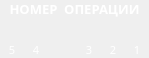
<?xml version="1.0" encoding="UTF-8"?>
<ui version="4.0">
 <class>CommandDecoderWidget</class>
 <widget class="QWidget" name="CommandDecoderWidget">
  <property name="geometry">
   <rect>
    <x>0</x>
    <y>0</y>
    <width>149</width>
    <height>58</height>
   </rect>
  </property>
  <property name="font">
   <font>
    <family>Sans Serif</family>
    <pointsize>8</pointsize>
   </font>
  </property>
  <property name="windowTitle">
   <string>CommandDecoderWidget</string>
  </property>
  <layout class="QVBoxLayout" name="verticalLayout">
   <property name="spacing">
    <number>0</number>
   </property>
   <property name="leftMargin">
    <number>0</number>
   </property>
   <property name="topMargin">
    <number>0</number>
   </property>
   <property name="rightMargin">
    <number>0</number>
   </property>
   <property name="bottomMargin">
    <number>0</number>
   </property>
   <item>
    <widget class="QLabel" name="label_38">
     <property name="palette">
      <palette>
       <active>
        <colorrole role="WindowText">
         <brush brushstyle="SolidPattern">
          <color alpha="255">
           <red>255</red>
           <green>255</green>
           <blue>255</blue>
          </color>
         </brush>
        </colorrole>
        <colorrole role="Text">
         <brush brushstyle="SolidPattern">
          <color alpha="255">
           <red>255</red>
           <green>255</green>
           <blue>255</blue>
          </color>
         </brush>
        </colorrole>
        <colorrole role="ButtonText">
         <brush brushstyle="SolidPattern">
          <color alpha="255">
           <red>255</red>
           <green>255</green>
           <blue>255</blue>
          </color>
         </brush>
        </colorrole>
       </active>
       <inactive>
        <colorrole role="WindowText">
         <brush brushstyle="SolidPattern">
          <color alpha="255">
           <red>255</red>
           <green>255</green>
           <blue>255</blue>
          </color>
         </brush>
        </colorrole>
        <colorrole role="Text">
         <brush brushstyle="SolidPattern">
          <color alpha="255">
           <red>255</red>
           <green>255</green>
           <blue>255</blue>
          </color>
         </brush>
        </colorrole>
        <colorrole role="ButtonText">
         <brush brushstyle="SolidPattern">
          <color alpha="255">
           <red>255</red>
           <green>255</green>
           <blue>255</blue>
          </color>
         </brush>
        </colorrole>
       </inactive>
       <disabled>
        <colorrole role="WindowText">
         <brush brushstyle="SolidPattern">
          <color alpha="255">
           <red>106</red>
           <green>104</green>
           <blue>100</blue>
          </color>
         </brush>
        </colorrole>
        <colorrole role="Text">
         <brush brushstyle="SolidPattern">
          <color alpha="255">
           <red>106</red>
           <green>104</green>
           <blue>100</blue>
          </color>
         </brush>
        </colorrole>
        <colorrole role="ButtonText">
         <brush brushstyle="SolidPattern">
          <color alpha="255">
           <red>106</red>
           <green>104</green>
           <blue>100</blue>
          </color>
         </brush>
        </colorrole>
       </disabled>
      </palette>
     </property>
     <property name="font">
      <font>
       <family>Sans Serif</family>
       <pointsize>10</pointsize>
       <weight>75</weight>
       <bold>true</bold>
      </font>
     </property>
     <property name="text">
      <string>НОМЕР  ОПЕРАЦИИ</string>
     </property>
     <property name="alignment">
      <set>Qt::AlignCenter</set>
     </property>
    </widget>
   </item>
   <item>
    <layout class="QGridLayout" name="gridLayout">
     <property name="spacing">
      <number>0</number>
     </property>
     <item row="1" column="5">
      <widget class="QLabel" name="label_39">
       <property name="palette">
        <palette>
         <active>
          <colorrole role="WindowText">
           <brush brushstyle="SolidPattern">
            <color alpha="255">
             <red>255</red>
             <green>255</green>
             <blue>255</blue>
            </color>
           </brush>
          </colorrole>
          <colorrole role="Text">
           <brush brushstyle="SolidPattern">
            <color alpha="255">
             <red>255</red>
             <green>255</green>
             <blue>255</blue>
            </color>
           </brush>
          </colorrole>
          <colorrole role="ButtonText">
           <brush brushstyle="SolidPattern">
            <color alpha="255">
             <red>255</red>
             <green>255</green>
             <blue>255</blue>
            </color>
           </brush>
          </colorrole>
         </active>
         <inactive>
          <colorrole role="WindowText">
           <brush brushstyle="SolidPattern">
            <color alpha="255">
             <red>255</red>
             <green>255</green>
             <blue>255</blue>
            </color>
           </brush>
          </colorrole>
          <colorrole role="Text">
           <brush brushstyle="SolidPattern">
            <color alpha="255">
             <red>255</red>
             <green>255</green>
             <blue>255</blue>
            </color>
           </brush>
          </colorrole>
          <colorrole role="ButtonText">
           <brush brushstyle="SolidPattern">
            <color alpha="255">
             <red>255</red>
             <green>255</green>
             <blue>255</blue>
            </color>
           </brush>
          </colorrole>
         </inactive>
         <disabled>
          <colorrole role="WindowText">
           <brush brushstyle="SolidPattern">
            <color alpha="255">
             <red>106</red>
             <green>104</green>
             <blue>100</blue>
            </color>
           </brush>
          </colorrole>
          <colorrole role="Text">
           <brush brushstyle="SolidPattern">
            <color alpha="255">
             <red>106</red>
             <green>104</green>
             <blue>100</blue>
            </color>
           </brush>
          </colorrole>
          <colorrole role="ButtonText">
           <brush brushstyle="SolidPattern">
            <color alpha="255">
             <red>106</red>
             <green>104</green>
             <blue>100</blue>
            </color>
           </brush>
          </colorrole>
         </disabled>
        </palette>
       </property>
       <property name="font">
        <font>
         <family>Sans Serif</family>
         <pointsize>8</pointsize>
         <weight>50</weight>
         <bold>false</bold>
        </font>
       </property>
       <property name="text">
        <string>1</string>
       </property>
       <property name="alignment">
        <set>Qt::AlignCenter</set>
       </property>
      </widget>
     </item>
     <item row="0" column="4">
      <widget class="QLabel" name="lamp1">
       <property name="minimumSize">
        <size>
         <width>24</width>
         <height>24</height>
        </size>
       </property>
       <property name="maximumSize">
        <size>
         <width>24</width>
         <height>24</height>
        </size>
       </property>
       <property name="frameShape">
        <enum>QFrame::NoFrame</enum>
       </property>
       <property name="frameShadow">
        <enum>QFrame::Raised</enum>
       </property>
       <property name="text">
        <string/>
       </property>
       <property name="pixmap">
        <pixmap resource="images.qrc">:/images/lamp_off.png</pixmap>
       </property>
       <property name="scaledContents">
        <bool>false</bool>
       </property>
      </widget>
     </item>
     <item row="0" column="5">
      <widget class="QLabel" name="lamp0">
       <property name="minimumSize">
        <size>
         <width>24</width>
         <height>24</height>
        </size>
       </property>
       <property name="maximumSize">
        <size>
         <width>24</width>
         <height>24</height>
        </size>
       </property>
       <property name="frameShape">
        <enum>QFrame::NoFrame</enum>
       </property>
       <property name="frameShadow">
        <enum>QFrame::Raised</enum>
       </property>
       <property name="text">
        <string/>
       </property>
       <property name="pixmap">
        <pixmap resource="images.qrc">:/images/lamp_off.png</pixmap>
       </property>
       <property name="scaledContents">
        <bool>false</bool>
       </property>
      </widget>
     </item>
     <item row="1" column="0">
      <widget class="QLabel" name="label_43">
       <property name="palette">
        <palette>
         <active>
          <colorrole role="WindowText">
           <brush brushstyle="SolidPattern">
            <color alpha="255">
             <red>255</red>
             <green>255</green>
             <blue>255</blue>
            </color>
           </brush>
          </colorrole>
          <colorrole role="Text">
           <brush brushstyle="SolidPattern">
            <color alpha="255">
             <red>255</red>
             <green>255</green>
             <blue>255</blue>
            </color>
           </brush>
          </colorrole>
          <colorrole role="ButtonText">
           <brush brushstyle="SolidPattern">
            <color alpha="255">
             <red>255</red>
             <green>255</green>
             <blue>255</blue>
            </color>
           </brush>
          </colorrole>
         </active>
         <inactive>
          <colorrole role="WindowText">
           <brush brushstyle="SolidPattern">
            <color alpha="255">
             <red>255</red>
             <green>255</green>
             <blue>255</blue>
            </color>
           </brush>
          </colorrole>
          <colorrole role="Text">
           <brush brushstyle="SolidPattern">
            <color alpha="255">
             <red>255</red>
             <green>255</green>
             <blue>255</blue>
            </color>
           </brush>
          </colorrole>
          <colorrole role="ButtonText">
           <brush brushstyle="SolidPattern">
            <color alpha="255">
             <red>255</red>
             <green>255</green>
             <blue>255</blue>
            </color>
           </brush>
          </colorrole>
         </inactive>
         <disabled>
          <colorrole role="WindowText">
           <brush brushstyle="SolidPattern">
            <color alpha="255">
             <red>106</red>
             <green>104</green>
             <blue>100</blue>
            </color>
           </brush>
          </colorrole>
          <colorrole role="Text">
           <brush brushstyle="SolidPattern">
            <color alpha="255">
             <red>106</red>
             <green>104</green>
             <blue>100</blue>
            </color>
           </brush>
          </colorrole>
          <colorrole role="ButtonText">
           <brush brushstyle="SolidPattern">
            <color alpha="255">
             <red>106</red>
             <green>104</green>
             <blue>100</blue>
            </color>
           </brush>
          </colorrole>
         </disabled>
        </palette>
       </property>
       <property name="font">
        <font>
         <family>Sans Serif</family>
         <pointsize>8</pointsize>
         <weight>50</weight>
         <bold>false</bold>
        </font>
       </property>
       <property name="text">
        <string>5</string>
       </property>
       <property name="alignment">
        <set>Qt::AlignCenter</set>
       </property>
      </widget>
     </item>
     <item row="0" column="2">
      <spacer name="horizontalSpacer_10">
       <property name="orientation">
        <enum>Qt::Horizontal</enum>
       </property>
       <property name="sizeHint" stdset="0">
        <size>
         <width>40</width>
         <height>20</height>
        </size>
       </property>
      </spacer>
     </item>
     <item row="0" column="1">
      <widget class="QLabel" name="lamp3">
       <property name="minimumSize">
        <size>
         <width>24</width>
         <height>24</height>
        </size>
       </property>
       <property name="maximumSize">
        <size>
         <width>24</width>
         <height>24</height>
        </size>
       </property>
       <property name="frameShape">
        <enum>QFrame::NoFrame</enum>
       </property>
       <property name="frameShadow">
        <enum>QFrame::Raised</enum>
       </property>
       <property name="lineWidth">
        <number>0</number>
       </property>
       <property name="text">
        <string/>
       </property>
       <property name="pixmap">
        <pixmap resource="images.qrc">:/images/lamp_off.png</pixmap>
       </property>
       <property name="scaledContents">
        <bool>false</bool>
       </property>
       <property name="indent">
        <number>0</number>
       </property>
      </widget>
     </item>
     <item row="0" column="3">
      <widget class="QLabel" name="lamp2">
       <property name="minimumSize">
        <size>
         <width>24</width>
         <height>24</height>
        </size>
       </property>
       <property name="maximumSize">
        <size>
         <width>24</width>
         <height>24</height>
        </size>
       </property>
       <property name="frameShape">
        <enum>QFrame::NoFrame</enum>
       </property>
       <property name="frameShadow">
        <enum>QFrame::Raised</enum>
       </property>
       <property name="text">
        <string/>
       </property>
       <property name="pixmap">
        <pixmap resource="images.qrc">:/images/lamp_off.png</pixmap>
       </property>
       <property name="scaledContents">
        <bool>false</bool>
       </property>
      </widget>
     </item>
     <item row="0" column="0">
      <widget class="QLabel" name="lamp4">
       <property name="minimumSize">
        <size>
         <width>24</width>
         <height>24</height>
        </size>
       </property>
       <property name="maximumSize">
        <size>
         <width>24</width>
         <height>24</height>
        </size>
       </property>
       <property name="frameShape">
        <enum>QFrame::NoFrame</enum>
       </property>
       <property name="frameShadow">
        <enum>QFrame::Raised</enum>
       </property>
       <property name="text">
        <string/>
       </property>
       <property name="pixmap">
        <pixmap resource="images.qrc">:/images/lamp_off.png</pixmap>
       </property>
       <property name="scaledContents">
        <bool>false</bool>
       </property>
      </widget>
     </item>
     <item row="1" column="4">
      <widget class="QLabel" name="label_40">
       <property name="palette">
        <palette>
         <active>
          <colorrole role="WindowText">
           <brush brushstyle="SolidPattern">
            <color alpha="255">
             <red>255</red>
             <green>255</green>
             <blue>255</blue>
            </color>
           </brush>
          </colorrole>
          <colorrole role="Text">
           <brush brushstyle="SolidPattern">
            <color alpha="255">
             <red>255</red>
             <green>255</green>
             <blue>255</blue>
            </color>
           </brush>
          </colorrole>
          <colorrole role="ButtonText">
           <brush brushstyle="SolidPattern">
            <color alpha="255">
             <red>255</red>
             <green>255</green>
             <blue>255</blue>
            </color>
           </brush>
          </colorrole>
         </active>
         <inactive>
          <colorrole role="WindowText">
           <brush brushstyle="SolidPattern">
            <color alpha="255">
             <red>255</red>
             <green>255</green>
             <blue>255</blue>
            </color>
           </brush>
          </colorrole>
          <colorrole role="Text">
           <brush brushstyle="SolidPattern">
            <color alpha="255">
             <red>255</red>
             <green>255</green>
             <blue>255</blue>
            </color>
           </brush>
          </colorrole>
          <colorrole role="ButtonText">
           <brush brushstyle="SolidPattern">
            <color alpha="255">
             <red>255</red>
             <green>255</green>
             <blue>255</blue>
            </color>
           </brush>
          </colorrole>
         </inactive>
         <disabled>
          <colorrole role="WindowText">
           <brush brushstyle="SolidPattern">
            <color alpha="255">
             <red>106</red>
             <green>104</green>
             <blue>100</blue>
            </color>
           </brush>
          </colorrole>
          <colorrole role="Text">
           <brush brushstyle="SolidPattern">
            <color alpha="255">
             <red>106</red>
             <green>104</green>
             <blue>100</blue>
            </color>
           </brush>
          </colorrole>
          <colorrole role="ButtonText">
           <brush brushstyle="SolidPattern">
            <color alpha="255">
             <red>106</red>
             <green>104</green>
             <blue>100</blue>
            </color>
           </brush>
          </colorrole>
         </disabled>
        </palette>
       </property>
       <property name="font">
        <font>
         <family>Sans Serif</family>
         <pointsize>8</pointsize>
         <weight>50</weight>
         <bold>false</bold>
        </font>
       </property>
       <property name="text">
        <string>2</string>
       </property>
       <property name="alignment">
        <set>Qt::AlignCenter</set>
       </property>
      </widget>
     </item>
     <item row="1" column="3">
      <widget class="QLabel" name="label_41">
       <property name="palette">
        <palette>
         <active>
          <colorrole role="WindowText">
           <brush brushstyle="SolidPattern">
            <color alpha="255">
             <red>255</red>
             <green>255</green>
             <blue>255</blue>
            </color>
           </brush>
          </colorrole>
          <colorrole role="Text">
           <brush brushstyle="SolidPattern">
            <color alpha="255">
             <red>255</red>
             <green>255</green>
             <blue>255</blue>
            </color>
           </brush>
          </colorrole>
          <colorrole role="ButtonText">
           <brush brushstyle="SolidPattern">
            <color alpha="255">
             <red>255</red>
             <green>255</green>
             <blue>255</blue>
            </color>
           </brush>
          </colorrole>
         </active>
         <inactive>
          <colorrole role="WindowText">
           <brush brushstyle="SolidPattern">
            <color alpha="255">
             <red>255</red>
             <green>255</green>
             <blue>255</blue>
            </color>
           </brush>
          </colorrole>
          <colorrole role="Text">
           <brush brushstyle="SolidPattern">
            <color alpha="255">
             <red>255</red>
             <green>255</green>
             <blue>255</blue>
            </color>
           </brush>
          </colorrole>
          <colorrole role="ButtonText">
           <brush brushstyle="SolidPattern">
            <color alpha="255">
             <red>255</red>
             <green>255</green>
             <blue>255</blue>
            </color>
           </brush>
          </colorrole>
         </inactive>
         <disabled>
          <colorrole role="WindowText">
           <brush brushstyle="SolidPattern">
            <color alpha="255">
             <red>106</red>
             <green>104</green>
             <blue>100</blue>
            </color>
           </brush>
          </colorrole>
          <colorrole role="Text">
           <brush brushstyle="SolidPattern">
            <color alpha="255">
             <red>106</red>
             <green>104</green>
             <blue>100</blue>
            </color>
           </brush>
          </colorrole>
          <colorrole role="ButtonText">
           <brush brushstyle="SolidPattern">
            <color alpha="255">
             <red>106</red>
             <green>104</green>
             <blue>100</blue>
            </color>
           </brush>
          </colorrole>
         </disabled>
        </palette>
       </property>
       <property name="font">
        <font>
         <family>Sans Serif</family>
         <pointsize>8</pointsize>
         <weight>50</weight>
         <bold>false</bold>
        </font>
       </property>
       <property name="text">
        <string>3</string>
       </property>
       <property name="alignment">
        <set>Qt::AlignCenter</set>
       </property>
      </widget>
     </item>
     <item row="1" column="1">
      <widget class="QLabel" name="label_42">
       <property name="palette">
        <palette>
         <active>
          <colorrole role="WindowText">
           <brush brushstyle="SolidPattern">
            <color alpha="255">
             <red>255</red>
             <green>255</green>
             <blue>255</blue>
            </color>
           </brush>
          </colorrole>
          <colorrole role="Text">
           <brush brushstyle="SolidPattern">
            <color alpha="255">
             <red>255</red>
             <green>255</green>
             <blue>255</blue>
            </color>
           </brush>
          </colorrole>
          <colorrole role="ButtonText">
           <brush brushstyle="SolidPattern">
            <color alpha="255">
             <red>255</red>
             <green>255</green>
             <blue>255</blue>
            </color>
           </brush>
          </colorrole>
         </active>
         <inactive>
          <colorrole role="WindowText">
           <brush brushstyle="SolidPattern">
            <color alpha="255">
             <red>255</red>
             <green>255</green>
             <blue>255</blue>
            </color>
           </brush>
          </colorrole>
          <colorrole role="Text">
           <brush brushstyle="SolidPattern">
            <color alpha="255">
             <red>255</red>
             <green>255</green>
             <blue>255</blue>
            </color>
           </brush>
          </colorrole>
          <colorrole role="ButtonText">
           <brush brushstyle="SolidPattern">
            <color alpha="255">
             <red>255</red>
             <green>255</green>
             <blue>255</blue>
            </color>
           </brush>
          </colorrole>
         </inactive>
         <disabled>
          <colorrole role="WindowText">
           <brush brushstyle="SolidPattern">
            <color alpha="255">
             <red>106</red>
             <green>104</green>
             <blue>100</blue>
            </color>
           </brush>
          </colorrole>
          <colorrole role="Text">
           <brush brushstyle="SolidPattern">
            <color alpha="255">
             <red>106</red>
             <green>104</green>
             <blue>100</blue>
            </color>
           </brush>
          </colorrole>
          <colorrole role="ButtonText">
           <brush brushstyle="SolidPattern">
            <color alpha="255">
             <red>106</red>
             <green>104</green>
             <blue>100</blue>
            </color>
           </brush>
          </colorrole>
         </disabled>
        </palette>
       </property>
       <property name="font">
        <font>
         <family>Sans Serif</family>
         <pointsize>8</pointsize>
         <weight>50</weight>
         <bold>false</bold>
        </font>
       </property>
       <property name="text">
        <string>4</string>
       </property>
       <property name="alignment">
        <set>Qt::AlignCenter</set>
       </property>
      </widget>
     </item>
    </layout>
   </item>
  </layout>
 </widget>
 <resources>
  <include location="images.qrc"/>
 </resources>
 <connections/>
</ui>
